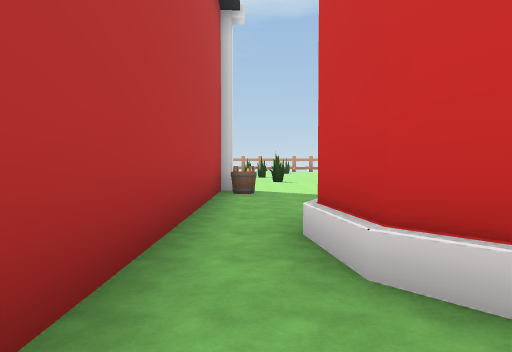
view 1 (above)

24 first-person views from a walk through a 3-D level made in the Unity game engine. The camera is 1.4 m above the floor, tilts 2° down and sees 70° across. The floor is counted in squares, 2.33 m on a side. Each view is taken from the middle of a square. On the plan, view 1 faces up. The plan holds only what a view shows up to about 10 squares ahead; the rest is blank. The player character is not drawn.

view 2
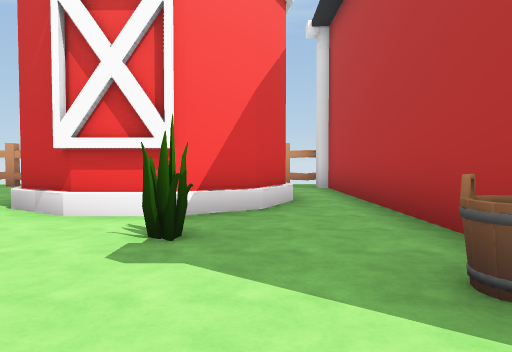

view 3
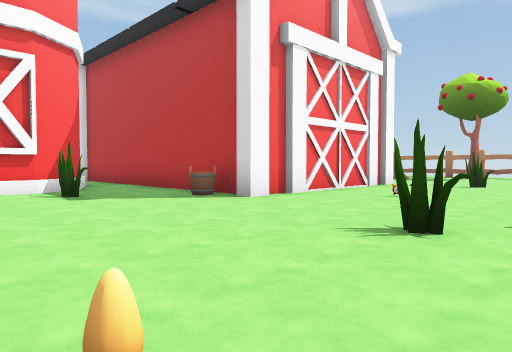

view 4
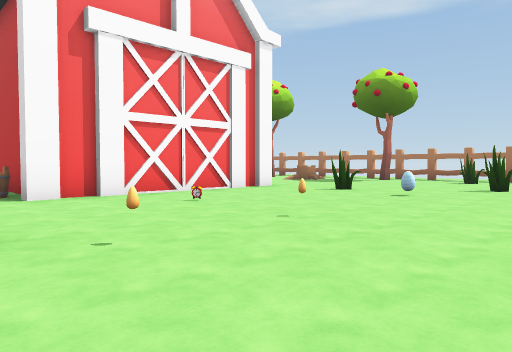

view 5
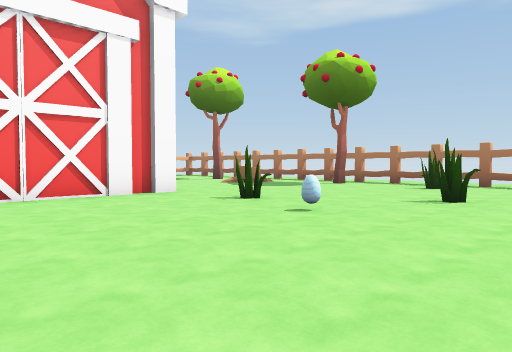

view 6
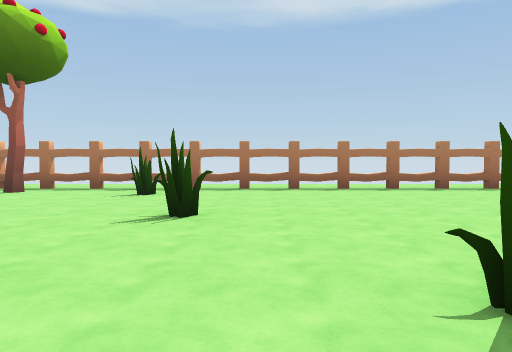

view 7
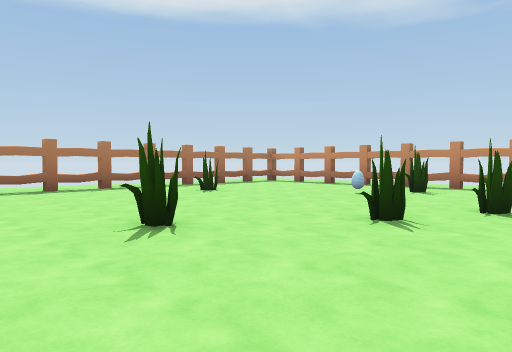

view 8
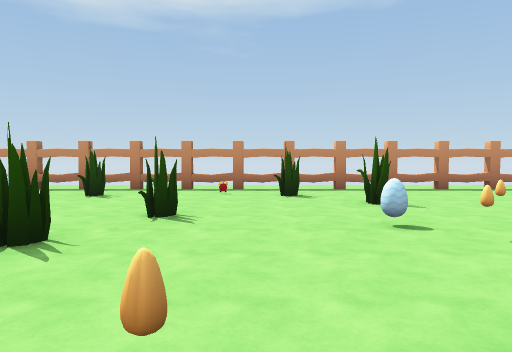

view 9
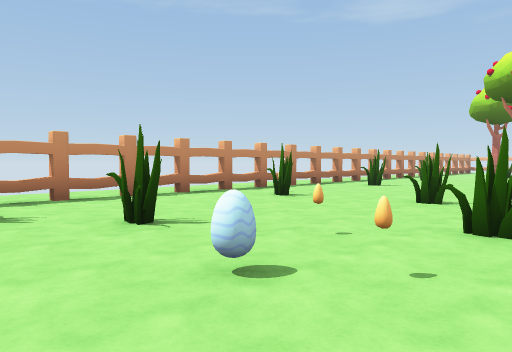

view 10
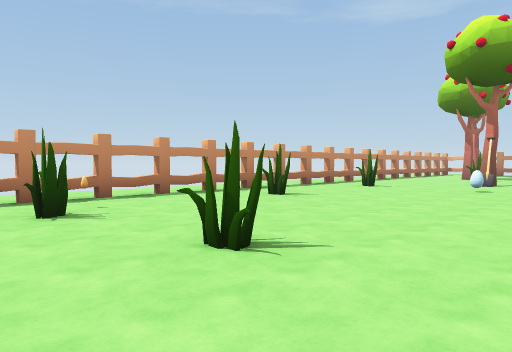

view 11
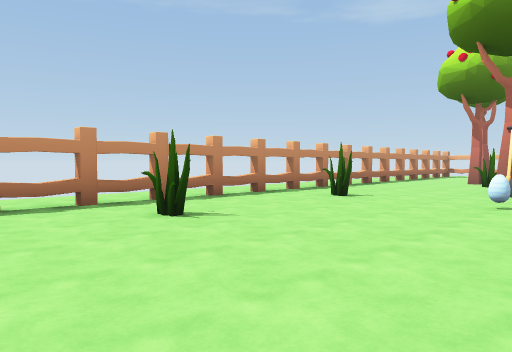

view 12
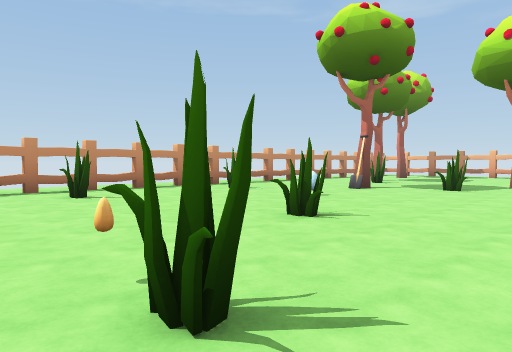

view 13
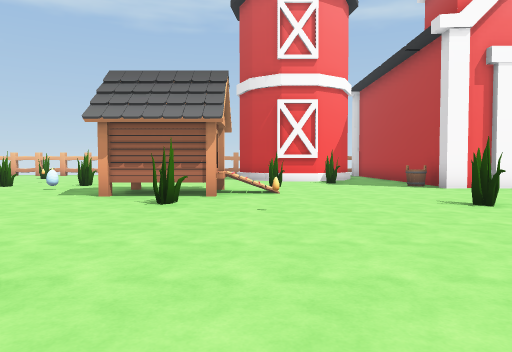

view 14
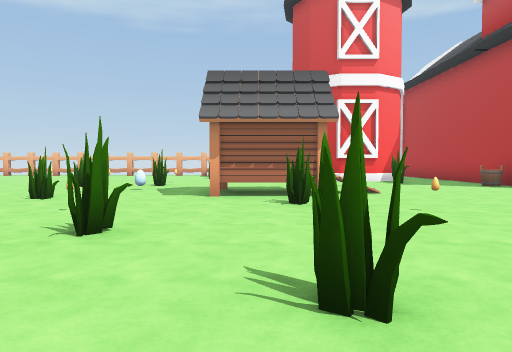

view 15
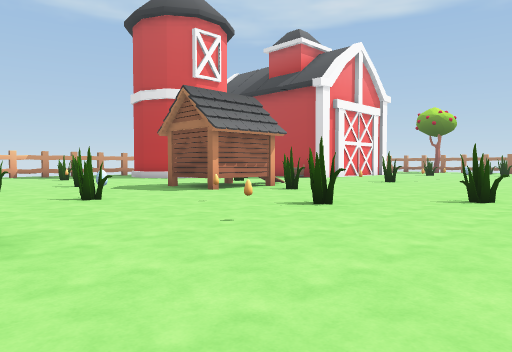

view 16
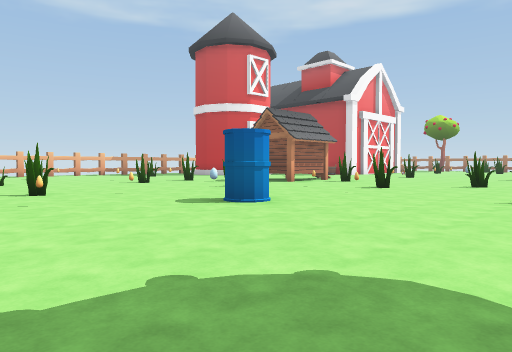

view 17
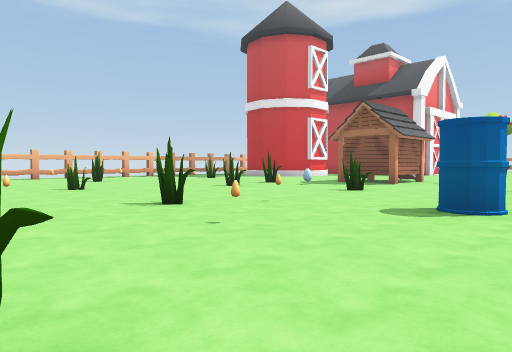

view 18
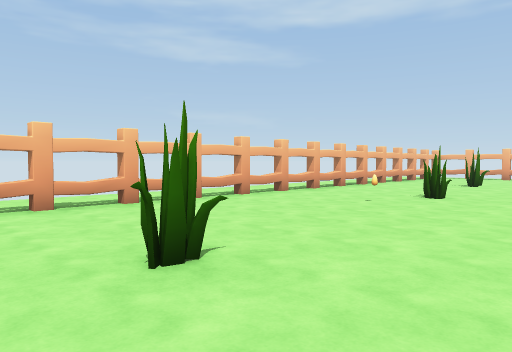

view 19
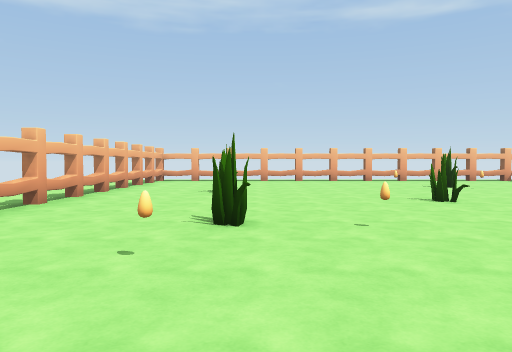

view 20
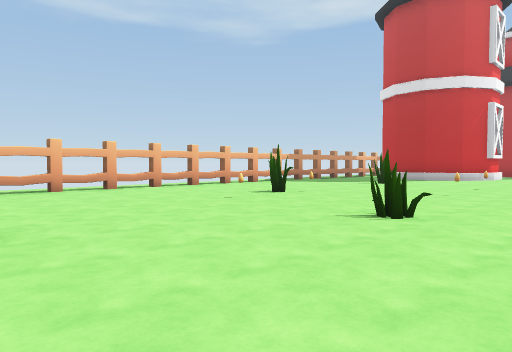

view 21
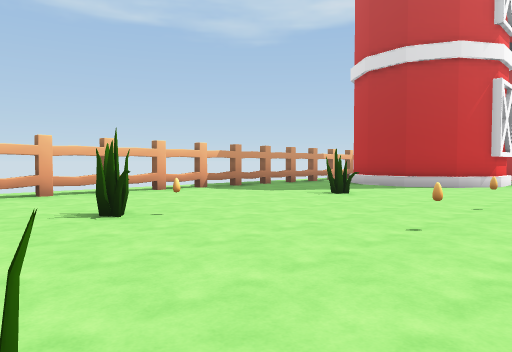

view 22
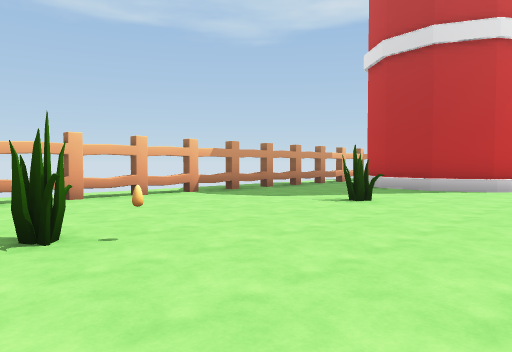

view 23
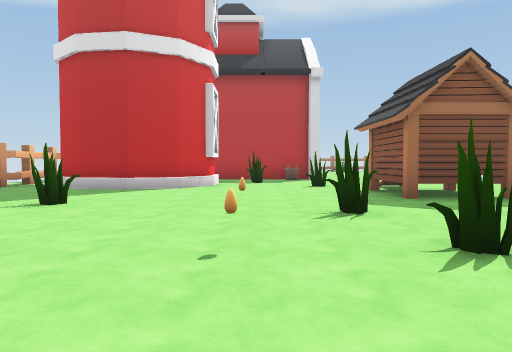

view 24
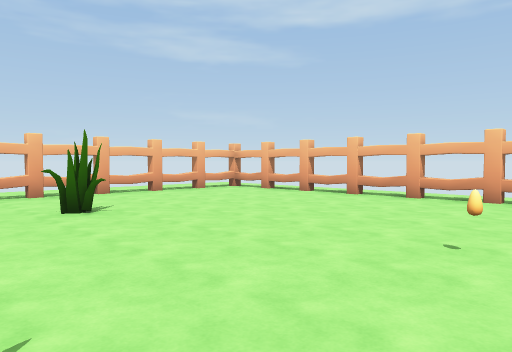

### Floor plan
Key: @ floor where view 1 was taken; # wall or solid block; . floor; / step, stairs or slope; = window, fence, low wall or low ledge; B barn; U bucket; T tree; A barrel; O other object.
Columns run from 13 left of view 1 to 21 right of it. Each row starts with its distance up from view 1.
 26     =##===##=#==#####==#=
 25     ......................
 24    ...O...O...OO..O...O....
 23   ...O......................T
 22  ..........O...............O
 21 #.O.....O...O..O......O.TO.
 20 =......O..OO.O.....O.....O..
 19 =................O.........T.
 18 =.....O..O      .O......  ....
 17 #......../      ..............
 16 #.........      ..............
 15 #.......O..........O............
 14 #...................O.O..A....O....
 13 =....O.............................
 12 =.O....O...O.OO..OO..O......O......
 11 =......................O..O........
 10 #......O..........##.......O...O..#
  9 #T................##..O......O....#
  8 #   ...BBBBBB...O......O......O....
  7      ..     BU........O............
  6             B..O.....O..O..O.......
  5             B..##..................
  4             B.####.............O...
  3             B.#  #...O...O.O.......
  2             B.# ##.................
  1             B.. #..................
  0             B@  ...................
 -1              #  =##=#==#####==####

Positions as (right, up) in squares from view 1, and headings:
1: (0, 0), facing up
2: (1, 9), facing down
3: (4, 13), facing down-left
4: (1, 15), facing down-left
5: (-2, 15), facing down-left
6: (-4, 14), facing left
7: (-4, 16), facing up-left
8: (-4, 17), facing up
9: (-4, 19), facing up-right
10: (0, 19), facing up-right
11: (3, 20), facing up-right
12: (3, 17), facing up-right
13: (4, 17), facing down
14: (6, 17), facing down
15: (12, 17), facing down-left
16: (16, 18), facing down-left
17: (17, 15), facing down-left
18: (15, 15), facing down-right
19: (17, 12), facing down
20: (18, 8), facing down-left
21: (14, 7), facing down-left
22: (13, 6), facing down-left
23: (13, 6), facing left
24: (13, 6), facing down-right
